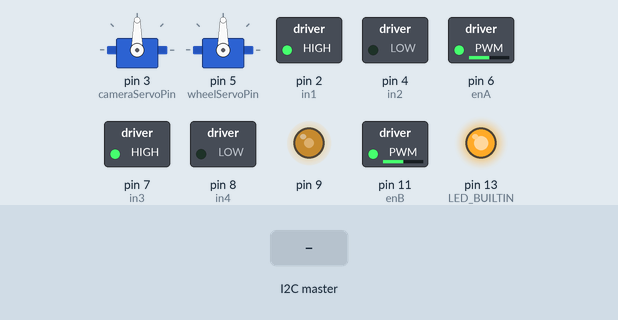
Recording of a sketch running on a simulated Arduino Uno, built with avr-gcc and run on an emulated ATmega328P. Shown: 2 × servo, switched loads named in the sketch (green lamp = pin HIGH), output pins drawn as LEDs (lit = HIGH). Dashed ring = blinking. Inputs (shaded band) come from the test bench.

Above: at 1.2 s.
1.3 s: the I2C master sends the byte 0
At 2.3 s:
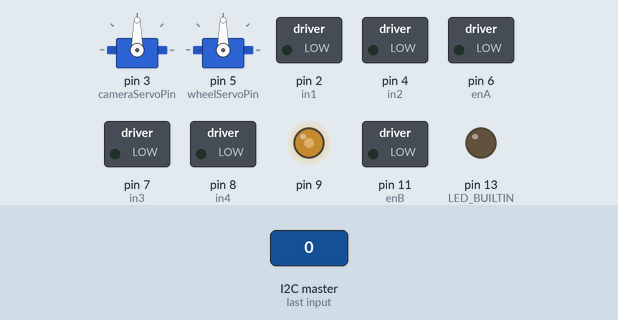
4.3 s: the I2C master sends the byte 2
At 4.8 s:
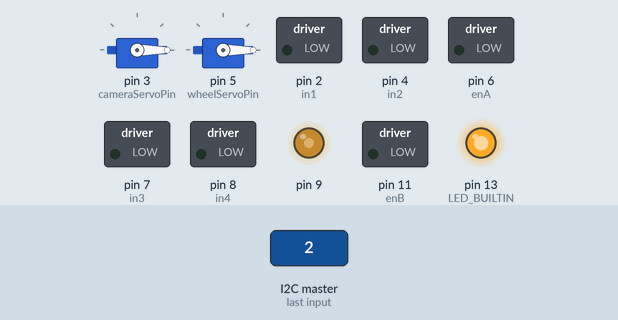
7.3 s: the I2C master sends the byte 1
At 8.4 s:
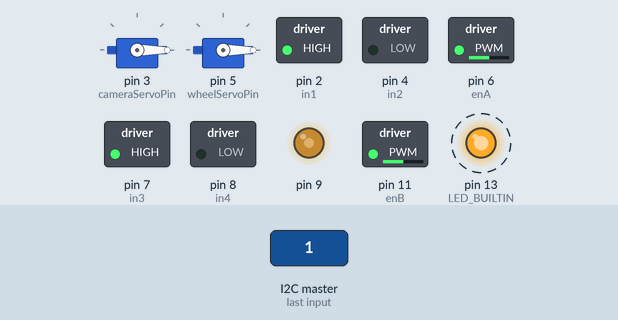
10.3 s: the I2C master sends the byte 2
At 11.4 s:
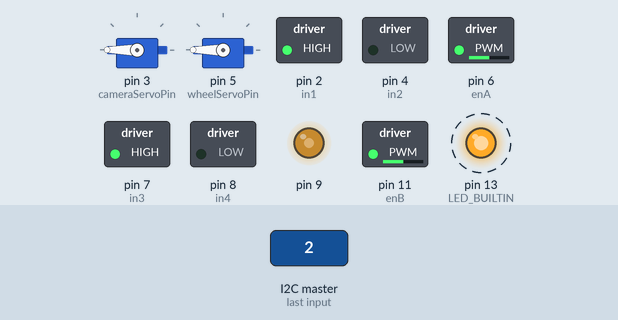
13.3 s: the I2C master sends the byte 0
At 14.8 s:
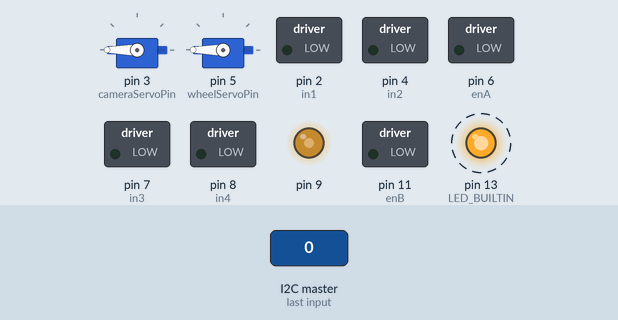
Timing chart, 0 to 17.3 s (numbered marks = the images above; inputs shaded):
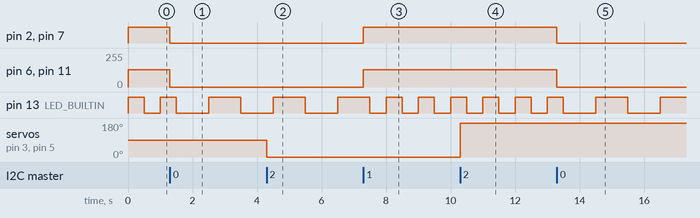

Measured:
- after the input at 1.3 s, pin 2 (in1), pin 7 (in3): HIGH → LOW at once; pin 6 (enA), pin 11 (enB): 128/255 → 0/255 at once
- after the input at 4.3 s, servo on pin 3 (cameraServoPin), servo on pin 5 (wheelServoPin): 90° → 0° at once
- after the input at 7.3 s, pin 2 (in1), pin 7 (in3): LOW → HIGH at once; pin 6 (enA), pin 11 (enB): 0/255 → 128/255 at once
- after the input at 10.3 s, servo on pin 3 (cameraServoPin), servo on pin 5 (wheelServoPin): 0° → 180° at once
- after the input at 13.3 s, pin 2 (in1), pin 7 (in3): HIGH → LOW at once; pin 6 (enA), pin 11 (enB): 128/255 → 0/255 at once; pin 13 (LED_BUILTIN): LOW → HIGH after 1.2 s, → LOW 1.0 s later, → HIGH 1.0 s later
- by itself, pin 13 (LED_BUILTIN): alternates HIGH for 0.50 s and LOW for 0.50 s

The sketch:

test.ino
```cpp
#include <Wire.h>
#include <Servo.h>

int in1 = 2;
int in2 = 4;
int in3 = 7;
int in4 = 8;
int enA = 6;
int enB = 11;
int blinkSpeed = 500;
int cameraServoPin= 3;
int wheelServoPin= 5;

int pos = 0;

void goForward(int speed=128);
void stop();
void turn(int position=90);

Servo cameraServo;
Servo wheelServo;


void setup(){
	pinMode(in1, OUTPUT);
	pinMode(in2, OUTPUT);
	pinMode(in3, OUTPUT);
	pinMode(in4, OUTPUT);
	pinMode(LED_BUILTIN, OUTPUT);
	digitalWrite(LED_BUILTIN, LOW);
	Wire.begin(0x8);
	Wire.onReceive(receiveEvent);

	int pos = 90;
	cameraServo.attach(cameraServoPin);
	wheelServo.attach(wheelServoPin);

	goForward();


}
void goForward(int speed=128){

	digitalWrite(in1,HIGH);
	digitalWrite(in2,LOW);
	digitalWrite(in3,HIGH);
	digitalWrite(in4,LOW);

	analogWrite(enB,speed);
	analogWrite(enA,speed);
	analogWrite(9,speed);
	analogWrite(6,speed);
	blinkSpeed = 500;

}

void stop(){
	digitalWrite(in1,LOW);
	digitalWrite(in2,LOW);
	digitalWrite(in3,LOW);
	digitalWrite(in4,LOW);
	analogWrite(enB,0);
	analogWrite(enA,0);
}

void turn(int pos = 90){
	wheelServo.write(pos);
}

void shake(int pos = 90){
	cameraServo.write(pos);
}

void receiveEvent(int howmany){
	while(Wire.available()){
		char c = Wire.read();
		switch(c){
			case 0:
				blinkSpeed=1000;
				stop();
				break;
			case 1:
				goForward();
				break;
			case 2:
				turn(pos);
				shake(pos);
				if(pos == 0){
					pos = 180;
				} else {
					pos = 0;
				}

				break;
			default:
				blinkSpeed=500;
				break;
		}
	}
}

void loop() {
	digitalWrite(LED_BUILTIN, HIGH);
	delay(blinkSpeed);
	digitalWrite(LED_BUILTIN, LOW);
	delay(blinkSpeed);


	// for (pos = 0; pos <= 180; pos += 1) { // goes from 0 degrees to 180 degrees
	//   cameraServo.write(pos);              // tell servo to go to position in variable 'pos'
	//   delay(15);                       // waits 15ms for the servo to reach the position
	// }
	// for (pos = 180; pos >= 0; pos -= 1) { // goes from 180 degrees to 0 degrees
	//   cameraServo.write(pos);              // tell servo to go to position in variable 'pos'
	//   delay(15);                       // waits 15ms for the servo to reach the position
	// }

}
```
